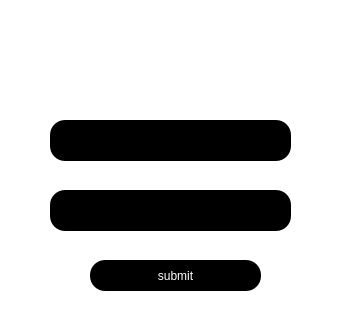
<?xml version="1.0" encoding="UTF-8"?>
<ui version="4.0">
 <class>Form</class>
 <widget class="QWidget" name="Form">
  <property name="geometry">
   <rect>
    <x>0</x>
    <y>0</y>
    <width>339</width>
    <height>324</height>
   </rect>
  </property>
  <property name="windowTitle">
   <string>Manager Password</string>
  </property>
  <property name="windowIcon">
   <iconset>
    <normaloff>../img/Clowns_Password.ico</normaloff>../img/Clowns_Password.ico</iconset>
  </property>
  <property name="styleSheet">
   <string notr="true">background-color: rgb(255, 255, 255);</string>
  </property>
  <widget class="QLineEdit" name="novo_password_1">
   <property name="geometry">
    <rect>
     <x>50</x>
     <y>120</y>
     <width>241</width>
     <height>41</height>
    </rect>
   </property>
   <property name="styleSheet">
    <string notr="true">border-radius:15px;
color: rgb(255, 255, 255);
background-color: rgb(0, 0, 0);
font: 75 11pt &quot;Fixedsys&quot;;</string>
   </property>
  </widget>
  <widget class="QLineEdit" name="novo_password_2">
   <property name="geometry">
    <rect>
     <x>50</x>
     <y>190</y>
     <width>241</width>
     <height>41</height>
    </rect>
   </property>
   <property name="styleSheet">
    <string notr="true">border-radius:15px;
color: rgb(255, 255, 255);
background-color: rgb(0, 0, 0);
font: 75 11pt &quot;Fixedsys&quot;;</string>
   </property>
  </widget>
  <widget class="QPushButton" name="enviar_nova_senha">
   <property name="geometry">
    <rect>
     <x>90</x>
     <y>260</y>
     <width>171</width>
     <height>31</height>
    </rect>
   </property>
   <property name="styleSheet">
    <string notr="true">border-radius:15px;
color: rgb(255, 255, 255);
background-color: rgb(0, 0, 0);
font: 75 11pt &quot;Fixedsys&quot;;</string>
   </property>
   <property name="text">
    <string>submit</string>
   </property>
  </widget>
  <widget class="QLabel" name="notificacao">
   <property name="geometry">
    <rect>
     <x>60</x>
     <y>50</y>
     <width>201</width>
     <height>41</height>
    </rect>
   </property>
   <property name="styleSheet">
    <string notr="true">font: 75 8pt &quot;Fixedsys&quot;;
color: rgb(0, 0, 0);</string>
   </property>
   <property name="text">
    <string/>
   </property>
  </widget>
 </widget>
 <resources/>
 <connections/>
</ui>
